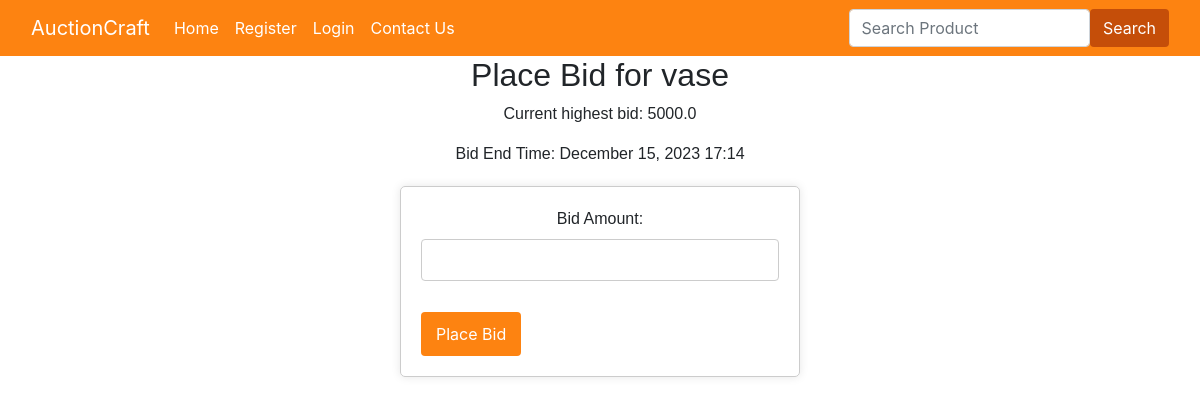
Page /place_bid/4/ on the committed database.
### users/models.py (models this page shows, shortened)
class AuctionItem(models.Model):
    seller = models.ForeignKey(User, on_delete=models.CASCADE)
    name = models.CharField(max_length=100)
    price = models.FloatField()
    image = CloudinaryField('image')
    @property
    def bid_end_time(self):
        try:
            latest_bid = self.bid_set.latest('timestamp')
            return latest_bid.timestamp + timedelta(days=1)
        except ObjectDoesNotExist:
            return timezone.now() + timedelta(days=1)

class Bid(models.Model):
    customer = models.ForeignKey(Customer, on_delete=models.CASCADE)
    item = models.ForeignKey(AuctionItem, on_delete=models.CASCADE)
    amount = models.FloatField()
    timestamp = models.DateTimeField(default=now)

### users/views.py (the view)
# urls.py: path("place_bid/<int:myid>/", views.place_bid, name="place_bid"),
def place_bid(request, myid):
    item = AuctionItem.objects.get(id=myid)
    highest_bid = Bid.objects.filter(item=item).order_by('-amount').first()
    if request.method == 'POST':
        form = BidForm(request.POST)
        if form.is_valid():
            bid_amount = form.cleaned_data['amount']
            if highest_bid and bid_amount <= highest_bid.amount:
                messages.error(request, 'Your bid must be higher than the current highest bid.')
            else:
                bid = Bid(customer=request.user.customer, item=item, amount=bid_amount)
                bid.save()
                messages.success(request, 'Bid placed successfully.')
                return redirect('place_bid', myid=item.id)
    else:
        form = BidForm()
    bid_end_time = item.bid_end_time
    return render(request, 'users/place_bid.html', {'form': form, 'item': item, 'highest_bid': highest_bid, 'bid_end_time': bid_end_time})

### users/forms.py
class BidForm(forms.Form):
    amount = forms.FloatField(label='Bid Amount')

### users/templates/users/place_bid.html (shortened to what this page needs)
{% extends 'users/base.html' %}
{% load static %}
{% block style %}
<link rel="stylesheet" type="text/css" href="{% static 'css/bid.css' %}">
{% endblock style %}
{% block body %}
<h2>Place Bid for {{ item.name }}</h2>
<p>Current highest bid: {% if highest_bid %} {{ highest_bid.amount }}{% else %}No bids yet{% endif %}</p>
<p>Bid End Time: {{ item.bid_end_time|date:"F j, Y H:i" }}</p>
<form method="post" class="bid-form">
	{{ form.as_p }}
	<button type="submit">Place Bid</button>
</form>
{% endblock %}

### users/static/css/bid.css (style rules this page uses)
h2, p { text-align: center; font-family: Arial, Helvetica, sans-serif; }
.bid-form { max-width: 400px; margin: 20px auto; padding: 20px; border: 1px solid #ccc; border-radius: 5px; box-shadow: 0 0 10px rgba(0, 0, 0, 0.1); }
.bid-form label { display: block; margin-bottom: 8px; }
.bid-form input[type="text"], .bid-form input[type="number"] { width: 100%; padding: 8px; margin-bottom: 15px; box-sizing: border-box; border: 1px solid #ccc; border-radius: 4px; }
.bid-form button { background-color: #fd8311; color: #fff; padding: 10px 15px; border: none; border-radius: 4px; cursor: pointer; }

### rows in the picture
AuctionItem: name "vase", bid_end_time "December 15, 2023 17:14"
Bid: amount "5000.0"
